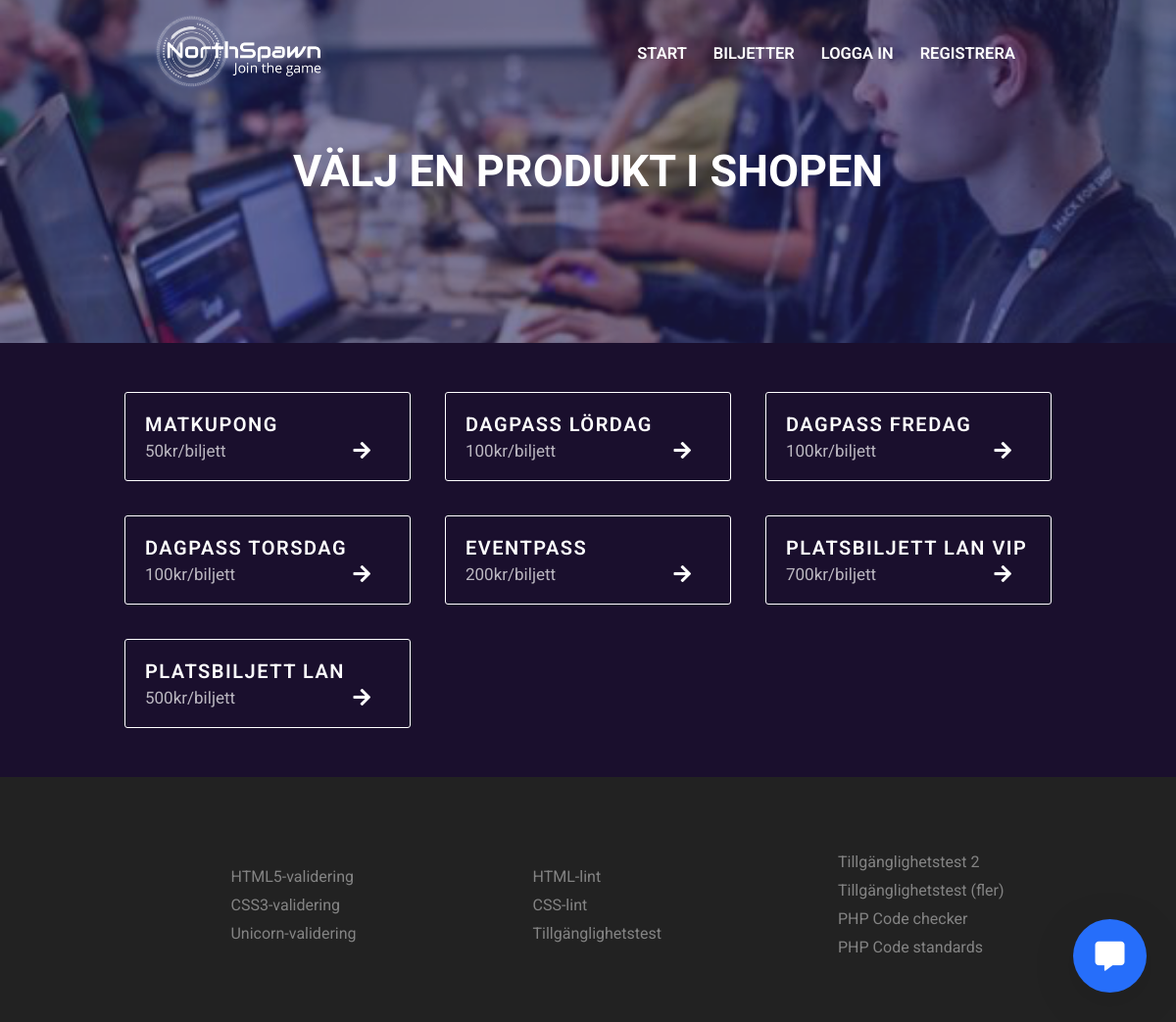
Screenshot of /index.php?pageid=products with the database file from the repository.
### tables this page shows
CREATE TABLE products (product_id INTEGER PRIMARY KEY AUTOINCREMENT NOT NULL UNIQUE, product_name VARCHAR UNIQUE NOT NULL, product_cost INTEGER);

### pages/products/products.php (the view, shortened to what this page needs)
<?php
    $stmtProducts = $db->prepare("SELECT * FROM products");
    $stmtProducts->execute();
?>
<div class="content">
    <div class="products">
    <?php
        while($product = $stmtProducts->fetch()){
            echo <<<PRODUCT
            <div class="product" >
                <form method="post" action="index.php?pageid=cart" >
                <h2>{$product['product_name']}</h2>
                <h3>{$product['product_cost']}kr/biljett</h3>
                    <input type="hidden" name="product" value={$product['product_name']}>
                    <input type="hidden" name="product_id" value={$product['product_id']}>
                    <input type="hidden" name="product_cost" value={$product['product_cost']}>
                    <button></button>
                </form>
                <i class="fas fa-arrow-right"></i>
            </div>
PRODUCT;
        }
    ?>
    </div>
</div>

### incs/header/header.php (shortened to what this page needs)
<?php
  if(!isset($_GET['pageid'])){
    $title = "Lan. E-sport. Gaming. Hackathon. Expo. Välkommen till Northspawn";
    $header = "700";
  } elseif ($_GET['pageid'] === 'landing') {
    $title = "Lan. E-sport. Gaming. Hackathon. Expo. Välkommen till Northspawn";
    $header = "700";
  } elseif ($_GET['pageid'] === 'login') {
    $title = "Logga in på Northspawn";
    $header = "350";
  } elseif ($_GET['pageid'] === 'register') {
    $title = "Registrera hos Northspawn";
    $header = "350";
  }  elseif ($_GET['pageid'] === 'feedback') {
    $title = "Northspawn - feedback";
    $header = "350";
  } elseif ($_GET['pageid'] === 'products') {
    $title = "Välj en produkt i shopen";
    $header = "350";
  } elseif ($_GET['pageid'] === 'cart') {
    $title = "Kundvagn";
    $header = "350";
  } elseif ($_GET['pageid'] === 'orders') {
    $title = "Ordrar";
    $header = "250";
  } elseif ($_GET['pageid'] === 'products') {
    $title = "Northspawn - Biljetter";
    $header = "250";
  } elseif ($_GET['pageid'] === 'checkout') {
    $title = "Northspawn - Köp genomfört";
    $header = "300";
  }
?>
<!DOCTYPE html>
<html lang="sv">
<head>
</head>
<body>
<nav>
  <ul>
    <div class="left">
      <img class="logo" src="./imgs/logo_jointhegame_vit.png" alt="Logotyp">
    </div>
    <div class="right" >
      <li><a href="index.php">Start</a></li>
      <li><a href="index.php?pageid=products">Biljetter</a></li>
    <?php
      if(!empty($_SESSION['user'])){
        echo <<<MESSAGE
        <li><a href="index.php?pageid=landing&logout=true">Logga ut</a></li>
        <li class="message" ><a href="">Välkommen {$displayUser}</a></li>
MESSAGE;
        if(!empty($_SESSION['admin'])){
          if($_SESSION['admin'] === 'TRUE'){
            echo <<<EXTRA
            <li><i id="menuBtn" class="fas fa-caret-square-down"></i></li>
            <li><i id="closeBtn" class="fas fa-minus-square"></i></li>
            <div id="menu">
              <ul>
                <li><a href=index.php?pageid=orders>Se ordrar</a></li>
                <li><a href="index.php?pageid=register">Lägg till nyhet</a></li>
                <li><a href="index.php?pageid=feedback">Se feedback</a></li>
              </ul>
            </div>
EXTRA;
          } else {
            echo "<div class=thumbnail></div>";
          }
        }
      } else {
        echo <<<CONTENT
        <li><a href=index.php?pageid=login>Logga in</a></li>
        <li><a href="index.php?pageid=register">Registrera</a></li>
CONTENT;
      }
    ?>
    </div>
  </ul>
</nav>
<div class="header" style="min-height: <?php echo $header; ?>px" >
  <h1><?php echo $title; ?></h1>
</div>

### incs/footer/footer.php (shortened to what this page needs)
<div class="footer" >
  <ul class="left" >
    <li><a target="blank" href="https://www.validator.w3.org">HTML5-validering</a></li>
    <li><a target="blank" href="https://www.jigsaw.w3.org/css-validator">CSS3-validering</a></li>
    <li><a target="blank" href="https://www.validator.w3.org/unicorn">Unicorn-validering</a></li>
  </ul>
  <ul class="center">
    <li><a target="blank" href="http://htmllint.com">HTML-lint</a></li>
    <li><a target="blank" href="http://csslint.net">CSS-lint	</a></li>
    <li><a target="blank" href="http://wave.webaim.org">Tillgänglighetstest</a></li>
  </ul>
   <ul class="right">
    <li><a target="blank" href="http://www.tawdis.net">Tillgänglighetstest 2</a></li>
    <li><a target="blank" href="https://webbriktlinjer.se/testa-din-webbplats/automatiska-testverktyg/ ">Tillgänglighetstest (fler)</a></li>
    <li><a target="blank" href="https://phpcodechecker.com/">PHP Code checker</a></li>
    <li><a target="blank" href="http://www.webcodesniffer.net/">PHP Code standards</a></li>
  </ul>
</div>
</body>
</html>

### index.php (shortened to what this page needs)
<?php
  $db = new PDO("sqlite:Northspawn.db");
  if(!empty($_SESSION['user'])){
    $user_email = $_SESSION['user'];
    $stmt = $db->prepare("SELECT user_firstName FROM users WHERE user_email = '{$user_email}'");
    $stmt->execute();
    $user = $stmt->fetch();
    $displayUser = $user[0];
  } else {
    $displayUser = null;
  }
	if(empty($_GET['pageid']))
	{
    $pageid = "landing";
	}
	else
	{
    $pageid = htmlspecialchars($_GET['pageid']);
  }
  require("incs/header/header.php");
  require("pages/{$pageid}/{$pageid}.php");
  require("incs/footer/footer.php");
  ?>
  <head>
    <link rel="stylesheet" href="https://use.fontawesome.com/releases/v5.0.12/css/solid.css">
    <link rel="stylesheet" href="https://use.fontawesome.com/releases/v5.0.12/css/fontawesome.css">
  </head>
  <div onClick="openWindow()" id="chatWindowBtn"><i class="fas fa-comment-alt"></i></div>

### rows the page displays
products: product_name "MATKUPONG", product_cost "50"
products: product_name "DAGPASS LÖRDAG", product_cost "100"
products: product_name "DAGPASS FREDAG", product_cost "100"
products: product_name "DAGPASS TORSDAG", product_cost "100"
products: product_name "EVENTPASS", product_cost "200"
products: product_name "PLATSBILJETT LAN VIP", product_cost "700"
products: product_name "PLATSBILJETT LAN", product_cost "500"

### other values shown
$title "VÄLJ EN PRODUKT I SHOPEN"
